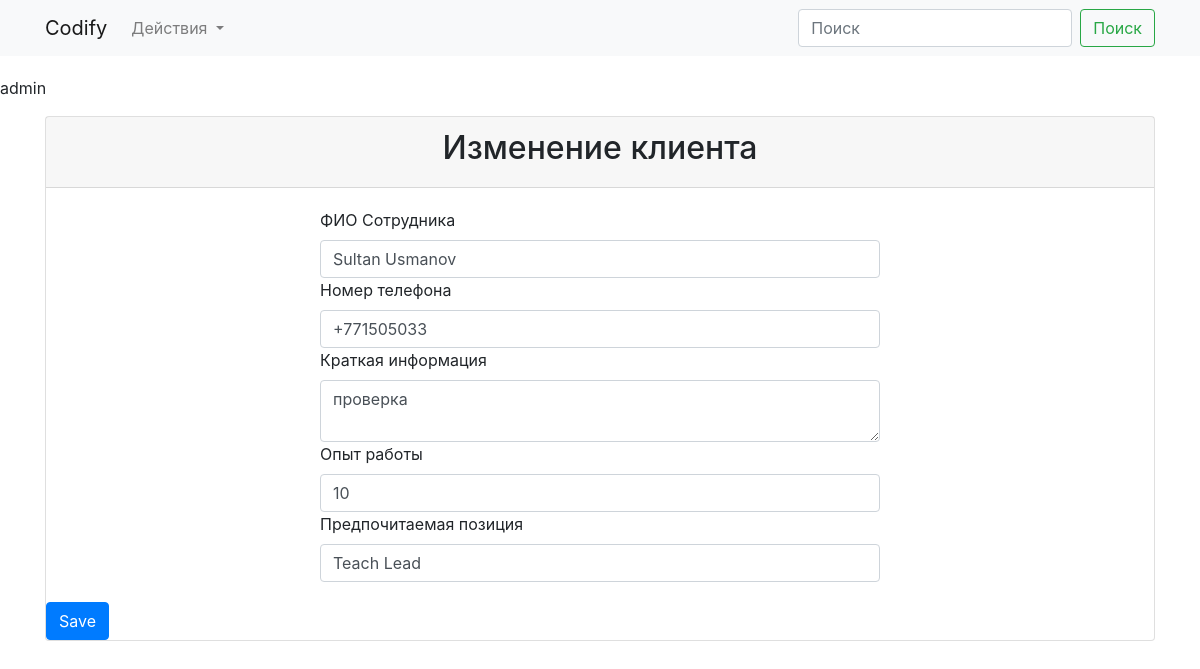
The app's page /employee/1/update (signed in) with its own data.
### app/models.py (models this page shows, shortened)
class User(UserMixin, db.Model): #####UserMixin -- Содержит функции проверки учетной записи пользователя
    id = db.Column(db.Integer, primary_key=True)
    username = db.Column(db.String, nullable=False, unique=True)
    password_hash = db.Column(db.String, nullable=False)
    def __repr__(self):
        return self.username
    @property
    def password(self):
        return None

class Employee(db.Model):
    id = db.Column(db.Integer, primary_key=True)
    fullname = db.Column(db.String(30))
    phone = db.Column(db.String)
    short_info = db.Column(db.String)
    experience = db.Column(db.Integer)
    preferred_position = db.Column(db.String)
    user = db.relationship(User, backref=db.backref('users', lazy='dynamic'))
    user_name = db.Column(db.String, db.ForeignKey('user.username'))

### app/views.py (the view)
@login_required
def employee_update(id):
    employee = Employee.query.get(id)
    form = EmployeeForm(request.form, obj=employee)
    if request.method == 'POST':
        if form.validate_on_submit():
            form.populate_obj(employee)
            db.session.add(employee)
            db.session.commit()
            return redirect(url_for('index'))
    return render_template('employee_update.html', form=form)

### app/forms.py (shortened to what this page needs)
class EmployeeForm(FlaskForm):
    fullname = ws.StringField('ФИО Сотрудника', validators=[ws.validators.DataRequired(), ])
    phone = ws.TelField('Номер телефона', validators=[ws.validators.DataRequired(), ])
    short_info = ws.TextAreaField('Краткая информация', validators=[ws.validators.DataRequired(), ])
    experience = ws.IntegerField('Опыт работы', validators=[ws.validators.DataRequired(), ])
    preferred_position = ws.StringField('Предпочитаемая позиция')
    user_name = ws.SelectField('Пользователь', choices=[])
    def __init__(self, *args, **kwargs):
        super().__init__(*args, **kwargs)
        self.user_choices = []
        with app.app_context():
            for user in User.query.all():
                self.user_choices.append((user.username))
        self._fields['user_name'].choices = self.user_choices

### app/models.py (called while the page is built)
@login_manager.user_loader
def load_user(user_id):
    return User.query.get(int(user_id))

### app/templates/employee_update.html (shortened to what this page needs)
{% extends "base.html" %}
{% block content %}
<div class="container">
  <div class="card">
    <form method="POST">
        <div class="card-header">
            <h2>Изменение клиента</h2>
        </div>
        <div class="content-inside">
            {{ form.fullname.label() }}
            {{ form.fullname(class="form-control", placeholder="ФИО") }}
            {{ form.phone.label() }}
            {{ form.phone(class="form-control", placeholder="Телефон") }}
            {{ form.short_info.label() }}
            {{ form.short_info(class="form-control", placeholder="Краткая информация") }}
            {{ form.experience.label() }}
            {{ form.experience(class="form-control", placeholder="Опыт работы в годах") }}
            {{ form.preferred_position.label() }}
            {{ form.preferred_position(class="form-control", placeholder="Желаемая должность") }}
        </div>
        <button type="submit" class="btn btn-primary">Save</button>
    </form>
  </div>
</div>
{% endblock content %}

### app/templates/base.html (shortened to what this page needs)
<!doctype html>
<html lang="en">
  <head>
    <link rel="stylesheet" href="https://cdn.jsdelivr.net/npm/bootstrap@4.6.1/dist/css/bootstrap.min.css">
    <link href="{{ url_for('static', filename='css/style.css') }}" rel="stylesheet">
  </head>
  <body>
  <nav class="navbar navbar-expand-lg navbar-light bg-light">
    <div class="container">
    <a class="navbar-brand" href="#">Codify</a>
    <div class="collapse navbar-collapse" id="navbarSupportedContent">
      <ul class="navbar-nav mr-auto">
        <li class="nav-item dropdown">
          <a class="nav-link dropdown-toggle" href="#" id="navbarDropdown" role="button" data-toggle="dropdown" aria-expanded="false">
            Действия
          </a>
        </li>
      </ul>
      <form class="form-inline my-2 my-lg-0">
        <input class="form-control mr-sm-2" type="search" placeholder="Поиск" aria-label="Поиск">
        <button class="btn btn-outline-success my-2 my-sm-0" type="submit">Поиск</button>
      </form>
    </div>
    </div>
  </nav>
  <div class="content">
       {% if current_user.is_authenticated %}
          <p>{{ current_user }}</p>
          {% else %}
          <p>Guest</p>
       {% endif %}
    {% block content %}
    {% endblock %}
  </div>
  </body>
</html>

### app/static/css/style.css (style rules this page uses)
.content { padding-top: 20px; padding-bottom: 20px; }
.content-inside { padding: 20px; max-width: 600px; margin: 0 auto; }
.card-header h2 { text-align: center; }

### records on screen
User: username "admin"
Employee: fullname "Sultan Usmanov", phone "+771505033", short_info "проверка", experience "10", preferred_position "Teach Lead"
